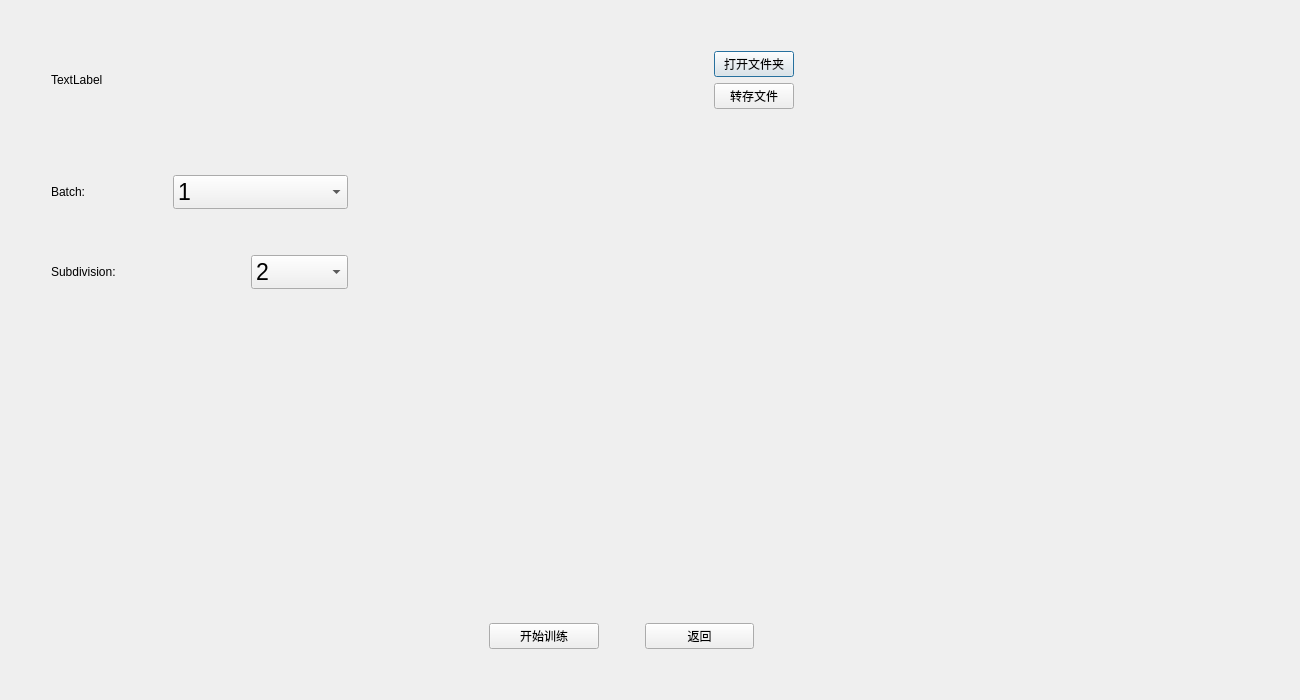
<?xml version="1.0" encoding="UTF-8"?>
<ui version="4.0">
 <class>Train</class>
 <widget class="QDialog" name="Train">
  <property name="geometry">
   <rect>
    <x>0</x>
    <y>0</y>
    <width>1300</width>
    <height>700</height>
   </rect>
  </property>
  <property name="windowTitle">
   <string>训练模型</string>
  </property>
  <layout class="QVBoxLayout" name="verticalLayout_3">
   <item>
    <layout class="QVBoxLayout" name="verticalLayout" stretch="0,1,0">
     <item>
      <spacer name="verticalSpacer_2">
       <property name="orientation">
        <enum>Qt::Vertical</enum>
       </property>
       <property name="sizeHint" stdset="0">
        <size>
         <width>20</width>
         <height>40</height>
        </size>
       </property>
      </spacer>
     </item>
     <item>
      <layout class="QHBoxLayout" name="horizontalLayout" stretch="0,3,2">
       <item>
        <spacer name="horizontalSpacer_2">
         <property name="orientation">
          <enum>Qt::Horizontal</enum>
         </property>
         <property name="sizeHint" stdset="0">
          <size>
           <width>40</width>
           <height>20</height>
          </size>
         </property>
        </spacer>
       </item>
       <item>
        <layout class="QVBoxLayout" name="verticalLayout_4" stretch="1,5">
         <item>
          <layout class="QHBoxLayout" name="horizontalLayout_4" stretch="1,0">
           <item>
            <layout class="QVBoxLayout" name="verticalLayout_5">
             <item>
              <widget class="QLabel" name="labelOpen">
               <property name="text">
                <string>TextLabel</string>
               </property>
              </widget>
             </item>
            </layout>
           </item>
           <item>
            <layout class="QVBoxLayout" name="verticalLayout_6">
             <item>
              <widget class="QPushButton" name="pushButtonOpenDir">
               <property name="text">
                <string>打开文件夹</string>
               </property>
              </widget>
             </item>
             <item>
              <widget class="QPushButton" name="pushButtonMove">
               <property name="text">
                <string>转存文件</string>
               </property>
              </widget>
             </item>
            </layout>
           </item>
          </layout>
         </item>
         <item>
          <layout class="QVBoxLayout" name="verticalLayout_7" stretch="0,1,0,1,1,0">
           <item>
            <spacer name="verticalSpacer_5">
             <property name="orientation">
              <enum>Qt::Vertical</enum>
             </property>
             <property name="sizeHint" stdset="0">
              <size>
               <width>20</width>
               <height>60</height>
              </size>
             </property>
            </spacer>
           </item>
           <item>
            <layout class="QHBoxLayout" name="horizontalLayout_2" stretch="2,3">
             <item>
              <layout class="QHBoxLayout" name="horizontalLayout_7" stretch="2,3">
               <item>
                <widget class="QLabel" name="labelBatch">
                 <property name="sizePolicy">
                  <sizepolicy hsizetype="Preferred" vsizetype="Preferred">
                   <horstretch>0</horstretch>
                   <verstretch>0</verstretch>
                  </sizepolicy>
                 </property>
                 <property name="text">
                  <string>Batch:</string>
                 </property>
                </widget>
               </item>
               <item>
                <widget class="QComboBox" name="comboBoxBatch">
                 <property name="sizePolicy">
                  <sizepolicy hsizetype="Preferred" vsizetype="Fixed">
                   <horstretch>0</horstretch>
                   <verstretch>0</verstretch>
                  </sizepolicy>
                 </property>
                 <property name="font">
                  <font>
                   <pointsize>17</pointsize>
                  </font>
                 </property>
                 <item>
                  <property name="text">
                   <string>1</string>
                  </property>
                 </item>
                 <item>
                  <property name="text">
                   <string>2</string>
                  </property>
                 </item>
                 <item>
                  <property name="text">
                   <string>4</string>
                  </property>
                 </item>
                 <item>
                  <property name="text">
                   <string>6</string>
                  </property>
                 </item>
                 <item>
                  <property name="text">
                   <string>8</string>
                  </property>
                 </item>
                 <item>
                  <property name="text">
                   <string>16</string>
                  </property>
                 </item>
                 <item>
                  <property name="text">
                   <string>32</string>
                  </property>
                 </item>
                 <item>
                  <property name="text">
                   <string>64</string>
                  </property>
                 </item>
                </widget>
               </item>
              </layout>
             </item>
             <item>
              <spacer name="horizontalSpacer_4">
               <property name="orientation">
                <enum>Qt::Horizontal</enum>
               </property>
               <property name="sizeHint" stdset="0">
                <size>
                 <width>40</width>
                 <height>20</height>
                </size>
               </property>
              </spacer>
             </item>
            </layout>
           </item>
           <item>
            <spacer name="verticalSpacer_6">
             <property name="orientation">
              <enum>Qt::Vertical</enum>
             </property>
             <property name="sizeHint" stdset="0">
              <size>
               <width>20</width>
               <height>40</height>
              </size>
             </property>
            </spacer>
           </item>
           <item>
            <layout class="QHBoxLayout" name="horizontalLayout_6" stretch="2,3">
             <item>
              <layout class="QHBoxLayout" name="horizontalLayout_3" stretch="2,1">
               <item>
                <widget class="QLabel" name="label">
                 <property name="text">
                  <string>Subdivision:</string>
                 </property>
                </widget>
               </item>
               <item>
                <widget class="QComboBox" name="comboBoxSubdivision">
                 <property name="sizePolicy">
                  <sizepolicy hsizetype="Preferred" vsizetype="Fixed">
                   <horstretch>0</horstretch>
                   <verstretch>0</verstretch>
                  </sizepolicy>
                 </property>
                 <property name="font">
                  <font>
                   <pointsize>17</pointsize>
                  </font>
                 </property>
                 <item>
                  <property name="text">
                   <string>2</string>
                  </property>
                 </item>
                 <item>
                  <property name="text">
                   <string>4</string>
                  </property>
                 </item>
                 <item>
                  <property name="text">
                   <string>8</string>
                  </property>
                 </item>
                 <item>
                  <property name="text">
                   <string>16</string>
                  </property>
                 </item>
                 <item>
                  <property name="text">
                   <string>32</string>
                  </property>
                 </item>
                 <item>
                  <property name="text">
                   <string>64</string>
                  </property>
                 </item>
                </widget>
               </item>
              </layout>
             </item>
             <item>
              <spacer name="horizontalSpacer_5">
               <property name="orientation">
                <enum>Qt::Horizontal</enum>
               </property>
               <property name="sizeHint" stdset="0">
                <size>
                 <width>40</width>
                 <height>20</height>
                </size>
               </property>
              </spacer>
             </item>
            </layout>
           </item>
           <item>
            <spacer name="verticalSpacer_4">
             <property name="orientation">
              <enum>Qt::Vertical</enum>
             </property>
             <property name="sizeHint" stdset="0">
              <size>
               <width>20</width>
               <height>40</height>
              </size>
             </property>
            </spacer>
           </item>
           <item>
            <layout class="QVBoxLayout" name="verticalLayout_2" stretch="1">
             <item>
              <layout class="QHBoxLayout" name="horizontalLayout_5" stretch="4,1,0,1,0">
               <item>
                <spacer name="horizontalSpacer_7">
                 <property name="orientation">
                  <enum>Qt::Horizontal</enum>
                 </property>
                 <property name="sizeHint" stdset="0">
                  <size>
                   <width>40</width>
                   <height>20</height>
                  </size>
                 </property>
                </spacer>
               </item>
               <item>
                <widget class="QPushButton" name="pushButtonTrain">
                 <property name="sizePolicy">
                  <sizepolicy hsizetype="Expanding" vsizetype="Fixed">
                   <horstretch>0</horstretch>
                   <verstretch>0</verstretch>
                  </sizepolicy>
                 </property>
                 <property name="text">
                  <string>开始训练</string>
                 </property>
                </widget>
               </item>
               <item>
                <spacer name="horizontalSpacer_8">
                 <property name="orientation">
                  <enum>Qt::Horizontal</enum>
                 </property>
                 <property name="sizeHint" stdset="0">
                  <size>
                   <width>40</width>
                   <height>20</height>
                  </size>
                 </property>
                </spacer>
               </item>
               <item>
                <widget class="QPushButton" name="pushButtonBack">
                 <property name="sizePolicy">
                  <sizepolicy hsizetype="Expanding" vsizetype="Fixed">
                   <horstretch>0</horstretch>
                   <verstretch>0</verstretch>
                  </sizepolicy>
                 </property>
                 <property name="text">
                  <string>返回</string>
                 </property>
                </widget>
               </item>
               <item>
                <spacer name="horizontalSpacer_6">
                 <property name="orientation">
                  <enum>Qt::Horizontal</enum>
                 </property>
                 <property name="sizeHint" stdset="0">
                  <size>
                   <width>40</width>
                   <height>20</height>
                  </size>
                 </property>
                </spacer>
               </item>
              </layout>
             </item>
            </layout>
           </item>
          </layout>
         </item>
        </layout>
       </item>
       <item>
        <spacer name="horizontalSpacer_3">
         <property name="orientation">
          <enum>Qt::Horizontal</enum>
         </property>
         <property name="sizeHint" stdset="0">
          <size>
           <width>20</width>
           <height>20</height>
          </size>
         </property>
        </spacer>
       </item>
      </layout>
     </item>
     <item>
      <spacer name="verticalSpacer_3">
       <property name="orientation">
        <enum>Qt::Vertical</enum>
       </property>
       <property name="sizeHint" stdset="0">
        <size>
         <width>20</width>
         <height>40</height>
        </size>
       </property>
      </spacer>
     </item>
    </layout>
   </item>
  </layout>
 </widget>
 <resources/>
 <connections/>
</ui>
